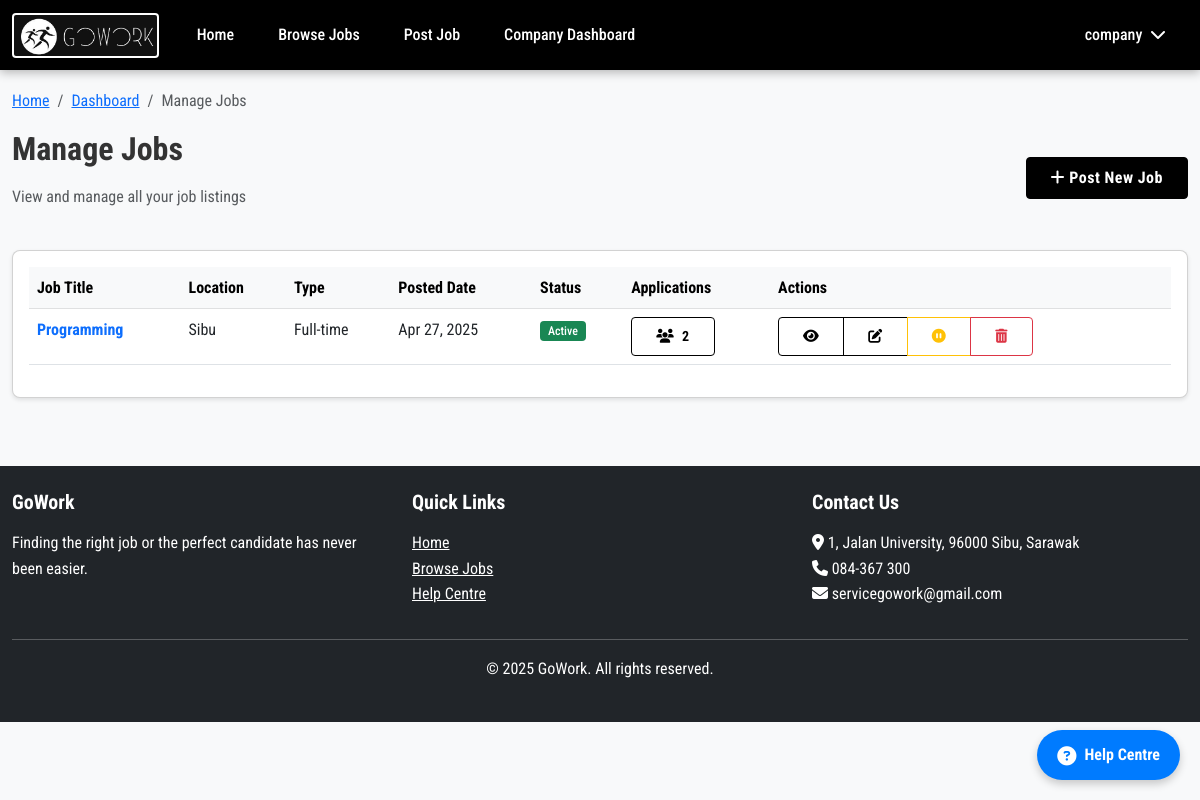
Screenshot of /pages/company/jobs.php (signed in) with the database file from the repository.
### tables this page shows
CREATE TABLE `users` (
  `user_id` int(11) NOT NULL,
  `username` varchar(50) NOT NULL,
  `email` varchar(100) NOT NULL,
  `password` varchar(255) NOT NULL,
  `profile_picture` varchar(255) DEFAULT NULL,
  `user_type` int(11) NOT NULL,
  `created_at` timestamp NOT NULL DEFAULT current_timestamp(),
  `updated_at` timestamp NOT NULL DEFAULT current_timestamp() ON UPDATE current_timestamp()
);

CREATE TABLE `jobs` (
  `job_id` int(11) NOT NULL,
  `company_id` int(11) NOT NULL,
  `job_title` varchar(100) NOT NULL,
  `description` text NOT NULL,
  `salary_min` decimal(10,2) DEFAULT NULL,
  `salary_max` decimal(10,2) DEFAULT NULL,
  `location` varchar(100) NOT NULL,
  `requirements` text DEFAULT NULL,
  `job_type` varchar(50) NOT NULL,
  `categories` text DEFAULT NULL,
  `posted_date` timestamp NOT NULL DEFAULT current_timestamp(),
  `is_active` tinyint(1) DEFAULT 1,
  `state` varchar(50) DEFAULT NULL,
  `region` varchar(100) DEFAULT NULL,
  `category` varchar(100) DEFAULT NULL,
  `skills` text DEFAULT NULL
);

### includes/functions.php (called while the page is built, shortened)
<?php
require_once 'database.php';
function isLoggedIn() {
    return isset($_SESSION['user_id']);
}
function hasUserType($userType) {
    return $_SESSION['user_type'] == $userType;
}
function getCurrentUser() {
    $sql = "SELECT * FROM users WHERE user_id = ?";
    return fetchRow($sql, 'i', [$_SESSION['user_id']]);
}
function getCompanyProfile($userId) {
    return fetchRow("SELECT * FROM companies WHERE user_id = ?", 'i', [$userId]);
}
function getJobsByCompany($companyId) {
    return fetchAll("SELECT * FROM jobs WHERE company_id = ? ORDER BY posted_date DESC", 'i', [$companyId]);
}

### includes/database.php (called while the page is built, shortened)
<?php
function getDbConnection() {
    static $conn;
    if ($conn instanceof mysqli) {
        return $conn;
    }
    $conn = new mysqli(
        DB_HOST,
        DB_USER,
        DB_PASS,
        DB_NAME,
        3306
    );
    $conn->ssl_set(NULL, NULL, __DIR__ . '/DigiCertGlobalRootCA.crt.pem', NULL, NULL);
    $conn->set_charset("utf8mb4");
    return $conn;
}
function executeQuery($sql, $types = '', $params = []) {
    $conn = getDbConnection();
    $stmt = $conn->prepare($sql);
    if (!empty($params)) {
        $bindParams = [$types];
        for ($i = 0; $i < count($params); $i++) {
            $bindParams[] = &$params[$i];
        }
        call_user_func_array([$stmt, 'bind_param'], $bindParams);
    }
    if (!$stmt->execute()) {
        $error = "Error executing statement: " . $stmt->error;
        error_log($error);
        $stmt->close();
        throw new Exception($error);
    }
    return $stmt;
}
function fetchRow($sql, $types = '', $params = []) {
    $stmt = executeQuery($sql, $types, $params);
    $result = $stmt->get_result();
    $row = $result->fetch_assoc();
    return $row;
}
function fetchAll($sql, $types = '', $params = []) {
    $stmt = executeQuery($sql, $types, $params);
    $result = $stmt->get_result();
    $rows = [];
    while ($row = $result->fetch_assoc()) {
        $rows[] = $row;
    }
    return $rows;
}

### pages/company/jobs.php (the view, shortened to what this page needs)
<?php
$pageTitle = 'Manage Jobs';
require_once '../../includes/database.php';
require_once '../../includes/functions.php';
$user = getCurrentUser();
$company = getCompanyProfile($user['user_id']);
$jobs = [];
if ($company) {
    $jobs = getJobsByCompany($company['company_id']);
}
require_once '../../includes/header.php';
?>
<div class="container">
    <div class="row mb-4">
        <div class="col-12">
            <nav aria-label="breadcrumb">
                <ol class="breadcrumb">
                    <li class="breadcrumb-item"><a href="<?php echo SITE_URL; ?>">Home</a></li>
                    <li class="breadcrumb-item"><a href="<?php echo SITE_URL; ?>/pages/company/dashboard.php">Dashboard</a></li>
                    <li class="breadcrumb-item active" aria-current="page">Manage Jobs</li>
                </ol>
            </nav>
            <div class="d-flex justify-content-between align-items-center">
                <div>
                    <h2>Manage Jobs</h2>
                    <p class="text-muted">View and manage all your job listings</p>
                </div>
                <?php if ($company && $company['license_status'] === 'Approved'): ?>
                    <div>
                        <a href="<?php echo SITE_URL; ?>/pages/company/post_job.php" class="btn btn-primary">
                            <i class="fas fa-plus"></i> Post New Job
                        </a>
                    </div>
                <?php endif; ?>
            </div>
        </div>
    </div>
    <div class="row">
        <div class="col-12">
            <?php if (empty($jobs)): ?>
                <div class="card">
                    <div class="card-body py-5 text-center">
                        <i class="fas fa-briefcase fa-3x text-muted mb-3"></i>
                        <h4>No Job Listings Yet</h4>
                        <?php if ($company && $company['license_status'] === 'Approved'): ?>
                            <p>You haven't posted any jobs yet. Click the button below to create your first job listing.</p>
                            <a href="<?php echo SITE_URL; ?>/pages/company/post_job.php" class="btn btn-primary mt-3">
                                <i class="fas fa-plus"></i> Post New Job
                            </a>
                        <?php else: ?>
                            <p>You need an approved license to post jobs.</p>
                            <a href="<?php echo SITE_URL; ?>/pages/company/profile.php#license" class="btn btn-primary mt-3">
                                Submit License
                            </a>
                        <?php endif; ?>
                    </div>
                </div>
            <?php else: ?>
                <div class="card">
                    <div class="card-body">
                        <div class="table-responsive">
                            <table class="table table-hover">
                                <thead class="table-light">
                                    <tr>
                                        <th>Job Title</th>
                                        <th>Location</th>
                                        <th>Type</th>
                                        <th>Posted Date</th>
                                        <th>Status</th>
                                        <th>Applications</th>
                                        <th>Actions</th>
                                    </tr>
                                </thead>
                                <tbody>
                                    <?php foreach ($jobs as $job):
                                        $applicationCount = fetchRow("SELECT COUNT(*) as count FROM applications WHERE job_id = ?", 'i', [$job['job_id']]);
                                    ?>
                                        <tr>
                                            <td>
                                                <a href="<?php echo SITE_URL; ?>/pages/jobs.php?id=<?php echo $job['job_id']; ?>" class="text-decoration-none fw-bold">
                                                    <?php echo htmlspecialchars($job['job_title']); ?>
                                                </a>
                                            </td>
                                            <td><?php echo htmlspecialchars($job['location']); ?></td>
                                            <td><?php echo htmlspecialchars($job['job_type']); ?></td>
                                            <td><?php echo date('M d, Y', strtotime($job['posted_date'])); ?></td>
                                            <td>
                                                <?php if ($job['is_active']): ?>
                                                    <span class="badge bg-success">Active</span>
                                                <?php else: ?>
                                                    <span class="badge bg-secondary">Inactive</span>
                                                <?php endif; ?>
                                            </td>
                                            <td>
                                                <a href="<?php echo SITE_URL; ?>/pages/company/applications.php?job_id=<?php echo $job['job_id']; ?>" class="btn btn-sm btn-outline-primary">
                                                    <i class="fas fa-users me-1"></i> <?php echo $applicationCount ? $applicationCount['count'] : 0; ?>
                                                </a>
                                            </td>
                                            <td>
                                                <div class="btn-group">
                                                    <a href="<?php echo SITE_URL; ?>/pages/jobs.php?id=<?php echo $job['job_id']; ?>" class="btn btn-sm btn-outline-secondary">
                                                        <i class="fas fa-eye"></i>
                                                    </a>
                                                    <a href="<?php echo SITE_URL; ?>/pages/company/edit_job.php?id=<?php echo $job['job_id']; ?>" class="btn btn-sm btn-outline-primary">
                                                        <i class="fas fa-edit"></i>
                                                    </a>
                                                    <?php if ($job['is_active']): ?>
                                                        <a href="<?php echo SITE_URL; ?>/api/jobs/toggle_status.php?id=<?php echo $job['job_id']; ?>&status=0" class="btn btn-sm btn-outline-warning">
                                                            <i class="fas fa-pause-circle"></i>
                                                        </a>
                                                    <?php else: ?>
                                                        <a href="<?php echo SITE_URL; ?>/api/jobs/toggle_status.php?id=<?php echo $job['job_id']; ?>&status=1" class="btn btn-sm btn-outline-success">
                                                            <i class="fas fa-play-circle"></i>
                                                        </a>
                                                    <?php endif; ?>
                                                    <button type="button" class="btn btn-sm btn-outline-danger" data-bs-toggle="modal" data-bs-target="#deleteModal<?php echo $job['job_id']; ?>">
                                                        <i class="fas fa-trash-alt"></i>
                                                    </button>
                                                </div>
                                            </td>
                                        </tr>
                                    <?php endforeach; ?>
                                </tbody>
                            </table>
                        </div>
                    </div>
                </div>
            <?php endif; ?>
        </div>
    </div>
</div>
<?php
require_once '../../includes/footer.php';
?>

### includes/header.php (shortened to what this page needs)
<?php
$root_path = $_SERVER['DOCUMENT_ROOT'] . '/';
require_once $root_path . 'includes/functions.php';
?>
<!DOCTYPE html>
<html lang="en">
<head>
    <link href="https://cdn.jsdelivr.net/npm/bootstrap@5.3.0/dist/css/bootstrap.min.css" rel="stylesheet">
    <link rel="stylesheet" href="https://cdnjs.cloudflare.com/ajax/libs/font-awesome/6.4.0/css/all.min.css">
    <link rel="stylesheet" href="<?php echo SITE_URL; ?>/assets/css/main.css">
    <link rel="stylesheet" href="<?php echo SITE_URL; ?>/assets/css/dropdown-fix.css">
</head>
<body>
    <nav class="navbar navbar-expand-lg navbar-dark fixed-top">
        <div class="container position-relative">
            <a class="navbar-brand" href="<?php echo SITE_URL; ?>">
                <img src="<?php echo SITE_URL; ?>/assets/img/logo.jpg" alt="<?php echo SITE_NAME; ?>" class="navbar-logo">
            </a>
            <div class="collapse navbar-collapse" id="navbarNav">
                <ul class="navbar-nav me-auto">
                    <li class="nav-item">
                        <a class="nav-link" href="<?php echo SITE_URL; ?>">Home</a>
                    </li>
                    <li class="nav-item">
                        <a class="nav-link" href="<?php echo SITE_URL; ?>/pages/jobs.php">Browse Jobs</a>
                    </li>
                    <?php if (isLoggedIn()): ?>
                        <?php if (hasUserType(USER_TYPE_JOBSEEKER)): ?>
                            <li class="nav-item">
                                <a class="nav-link" href="<?php echo SITE_URL; ?>/pages/culture_quiz.php">Cultural Fit Quiz</a>
                            </li>
                            <li class="nav-item">
                                <a class="nav-link" href="<?php echo SITE_URL; ?>/pages/user/applications.php">My Applications</a>
                            </li>
                            <li class="nav-item">
                                <a class="nav-link" href="<?php echo SITE_URL; ?>/pages/user/dashboard.php">Dashboard</a>
                            </li>
                        <?php elseif (hasUserType(USER_TYPE_COMPANY)): ?>
                            <li class="nav-item">
                                <a class="nav-link" href="<?php echo SITE_URL; ?>/pages/company/post_job.php">Post Job</a>
                            </li>
                            <li class="nav-item">
                                <a class="nav-link" href="<?php echo SITE_URL; ?>/pages/company/dashboard.php">Company Dashboard</a>
                            </li>
                        <?php endif; ?>
                    <?php endif; ?>
                </ul>
                <ul class="navbar-nav">
                    <?php if (isLoggedIn()): ?>
                        <li class="nav-item dropdown d-none d-lg-block">
                            <a class="nav-link dropdown-toggle" href="#" id="navbarDropdown" role="button" data-bs-toggle="dropdown" aria-expanded="false">
                                <?php
                                $user = getCurrentUser();
                                echo htmlspecialchars($user['username']);
                                ?> <i class="fas fa-chevron-down ms-1"></i>
                            </a>
                        </li>
                    <?php endif; ?>
                </ul>
            </div>
        </div>
    </nav>
    <div class="<?php echo (isset($pageTitle) && $pageTitle == 'Home') ? '' : 'container content-container my-4'; ?>">
    </div>
</body>
</html>

### rows the page displays
users: username "company"
jobs: job_title "Programming", location "Sibu", job_type "Full-time", posted_date "Apr 27, 2025", is_active "Active", count "2"

### other values shown
SITE_NAME "GoWork"
